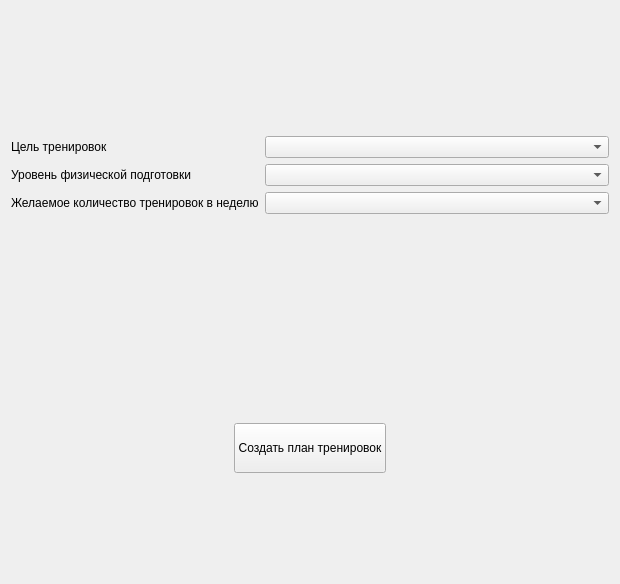
<?xml version="1.0" encoding="UTF-8"?>
<ui version="4.0">
 <class>CreatePlanWindow</class>
 <widget class="QWidget" name="CreatePlanWindow">
  <property name="geometry">
   <rect>
    <x>0</x>
    <y>0</y>
    <width>620</width>
    <height>584</height>
   </rect>
  </property>
  <property name="windowTitle">
   <string>Form</string>
  </property>
  <layout class="QVBoxLayout" name="verticalLayout_3" stretch="0,1,0,6,0,0,0">
   <item>
    <spacer name="verticalSpacer_4">
     <property name="orientation">
      <enum>Qt::Vertical</enum>
     </property>
     <property name="sizeHint" stdset="0">
      <size>
       <width>20</width>
       <height>40</height>
      </size>
     </property>
    </spacer>
   </item>
   <item alignment="Qt::AlignHCenter">
    <widget class="QLabel" name="label_4">
     <property name="styleSheet">
      <string notr="true">color: rgb(0, 0, 0);
font: 12pt &quot;Segoe UI&quot;;</string>
     </property>
     <property name="text">
      <string/>
     </property>
    </widget>
   </item>
   <item>
    <spacer name="verticalSpacer_3">
     <property name="orientation">
      <enum>Qt::Vertical</enum>
     </property>
     <property name="sizeHint" stdset="0">
      <size>
       <width>20</width>
       <height>40</height>
      </size>
     </property>
    </spacer>
   </item>
   <item>
    <layout class="QFormLayout" name="formLayout_2">
     <property name="sizeConstraint">
      <enum>QLayout::SetDefaultConstraint</enum>
     </property>
     <property name="fieldGrowthPolicy">
      <enum>QFormLayout::AllNonFixedFieldsGrow</enum>
     </property>
     <property name="rowWrapPolicy">
      <enum>QFormLayout::DontWrapRows</enum>
     </property>
     <property name="rightMargin">
      <number>0</number>
     </property>
     <item row="1" column="1">
      <widget class="QComboBox" name="physical_level"/>
     </item>
     <item row="2" column="1">
      <widget class="QComboBox" name="number_of_trainings"/>
     </item>
     <item row="0" column="1">
      <widget class="QComboBox" name="goal_menu"/>
     </item>
     <item row="0" column="0">
      <widget class="QLabel" name="label_2">
       <property name="text">
        <string>Цель тренировок</string>
       </property>
      </widget>
     </item>
     <item row="1" column="0">
      <widget class="QLabel" name="label">
       <property name="text">
        <string>Уровень физической подготовки</string>
       </property>
      </widget>
     </item>
     <item row="2" column="0">
      <widget class="QLabel" name="label_3">
       <property name="text">
        <string>Желаемое количество тренировок в неделю</string>
       </property>
      </widget>
     </item>
    </layout>
   </item>
   <item>
    <spacer name="verticalSpacer">
     <property name="orientation">
      <enum>Qt::Vertical</enum>
     </property>
     <property name="sizeHint" stdset="0">
      <size>
       <width>20</width>
       <height>50</height>
      </size>
     </property>
    </spacer>
   </item>
   <item alignment="Qt::AlignHCenter">
    <widget class="QPushButton" name="create_button">
     <property name="sizePolicy">
      <sizepolicy hsizetype="Expanding" vsizetype="Minimum">
       <horstretch>0</horstretch>
       <verstretch>0</verstretch>
      </sizepolicy>
     </property>
     <property name="minimumSize">
      <size>
       <width>0</width>
       <height>50</height>
      </size>
     </property>
     <property name="text">
      <string>Создать план тренировок</string>
     </property>
    </widget>
   </item>
   <item>
    <spacer name="verticalSpacer_2">
     <property name="orientation">
      <enum>Qt::Vertical</enum>
     </property>
     <property name="sizeHint" stdset="0">
      <size>
       <width>20</width>
       <height>100</height>
      </size>
     </property>
    </spacer>
   </item>
  </layout>
 </widget>
 <resources/>
 <connections/>
</ui>
